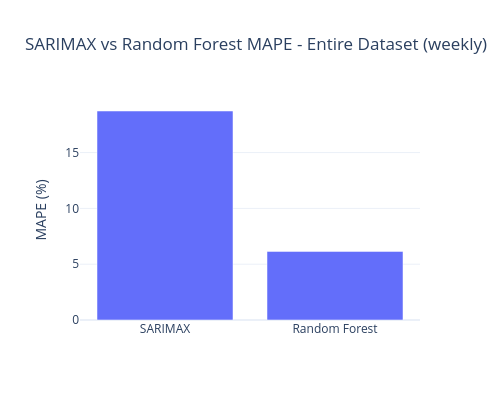

Notebook code cell kept with this figure:
### Code cell
print(f'SARIMAX MAPE:       {mape_sarimax_all:.2f}%')
print(f'Random Forest MAPE: {mape_rf_all:.2f}%')

fig = go.Figure(go.Bar(
    x=['SARIMAX', 'Random Forest'],
    y=[mape_sarimax_all, mape_rf_all],
))
fig.update_layout(
    title='SARIMAX vs Random Forest MAPE - Entire Dataset (weekly)',
    yaxis_title='MAPE (%)',
    template='plotly_white',
    width=500,
    height=400
)
fig.show()

### Figure 1 — Plotly figure (JSON) as saved in the notebook; plotly's stock layout.template omitted (floating-point values rounded to 4 significant figures)
{"data": [{"type": "bar", "x": ["SARIMAX", "Random Forest"], "y": [18.73, 6.147]}], "layout": {"height": 400, "title": {"text": "SARIMAX vs Random Forest MAPE - Entire Dataset (weekly)"}, "width": 500, "yaxis": {"title": {"text": "MAPE (%)"}}}}
